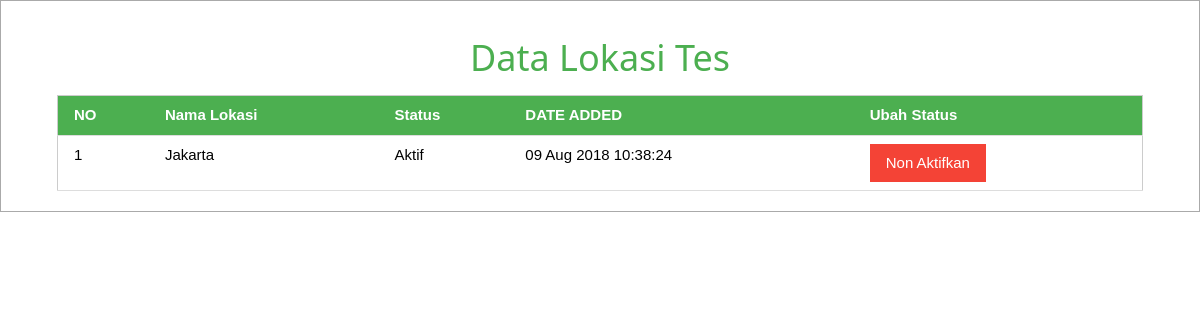
Screenshot of /index.php/lokasi with the database file from the repository.
### tables this page shows
CREATE TABLE `lokasi_tes` (
  `ID` int(11) NOT NULL,
  `NAMA_LOKASI` text NOT NULL,
  `STATUS_LOKASI` varchar(1) NOT NULL DEFAULT '1',
  `CREATE_DATE` datetime NOT NULL DEFAULT CURRENT_TIMESTAMP
);

### application/controllers/Lokasi.php (called while the page is built, shortened)
<?php
class Lokasi extends CI_Controller {
	private $data;
	public function __construct(){
		$this->load->library('session');
		$this->load->helper('url');
		$this->load->database();
		$this->load->model('lokasi_model');
	}
	public function index(){
		$this->data['result'] = $this->lokasi_model->get_lokasi();
		$this->load->view('section_header');
		$this->load->view('lokasi_view', $this->data);
		$this->load->view('section_footer');
	}
}

### index.php (called while the page is built, shortened)
<?php
require_once BASEPATH.'core/CodeIgniter.php';

### application/models/Lokasi_model.php (called while the page is built, shortened)
<?php
class Lokasi_model extends CI_Model {
	private $_table1 = "LOKASI_TES";
	public function get_lokasi($filters=null){
		$sql = "SELECT * FROM " . $this->_table1;
		$sql .= " WHERE 1=1";
		$sql .= " ORDER BY NAMA_LOKASI ASC";
		$query = $this->db->query($sql);
		$result = $query->result();
		return $result;
	}
}

### application/views/lokasi_view.php (the view)
<div class="w3-container">
<h1 class="w3-center w3-text-green">Data Lokasi Tes</h1>
<table class="w3-table w3-bordered w3-striped w3-border test">
<tbody>
<tr class="w3-green">
  <th>NO</th>
  <th>Nama Lokasi</th>
  <th>Status</th>
  <th>DATE ADDED</th>
  <th>Ubah Status</th>
</tr>
</tbody><tbody>
<?php $i = 1; foreach ($result as $item):?>
<tr>
  <td><?php echo $i++;?></td>
  <td><?php echo $item->NAMA_LOKASI;?></td>
  <td>
  <?php
	if( $item->STATUS_LOKASI == '1'){
		echo 'Aktif';
	}else{
		echo 'Tidak Aktif';
	}
  ?>
  </td>
  <td><?php $time = strtotime($item->CREATE_DATE);
		echo date('d M Y H:i:s',$time); ?></td>
  <td>
  <?php
	if( $item->STATUS_LOKASI == '1'){
		echo '<a class="w3-button w3-red" href="'.base_url().'/lokasi/update_status/'.$item->ID.'">Non Aktifkan</a>';
	}else{
		echo '<a class="w3-button w3-red" href="'.base_url().'/lokasi/update_status/'.$item->ID.'">Aktifkan</a>';
	}
  ?>
  </td>
<?php endforeach;?>
</tr>
</tbody>
</table>
</div>

### assets/css/w3.css (style rules this page uses)
*,*:before,*:after { box-sizing:inherit }
html { -ms-text-size-adjust:100%;-webkit-text-size-adjust:100% }
body { margin:0 }
a { background-color:transparent;-webkit-text-decoration-skip:objects }
html,body { font-family:Verdana,sans-serif;font-size:15px;line-height:1.5 }
html { overflow-x:hidden }
h1 { font-size:36px }
h1,h2,h3,h4,h5,h6 { font-family:"Segoe UI",Arial,sans-serif;font-weight:400;margin:10px 0 }
a { color:inherit }
.w3-table,.w3-table-all { border-collapse:collapse;border-spacing:0;width:100%;display:table }
.w3-bordered tr,.w3-table-all tr { border-bottom:1px solid #ddd }
.w3-table td,.w3-table th,.w3-table-all td,.w3-table-all th { padding:8px 8px;display:table-cell;text-align:left;vertical-align:top }
.w3-table th:first-child,.w3-table td:first-child,.w3-table-all th:first-child,.w3-table-all td:first-child { padding-left:16px }
.w3-btn,.w3-button { border:none;display:inline-block;padding:8px 16px;vertical-align:middle;overflow:hidden;text-decoration:none;color:inherit;background-color:inherit;text-align:center;cursor:pointer;white-space:nowrap }
.w3-btn,.w3-button { -webkit-touch-callout:none;-webkit-user-select:none;-khtml-user-select:none;-moz-user-select:none;-ms-user-select:none;user-select:none }
.w3-container:after,.w3-container:before,.w3-panel:after,.w3-panel:before,.w3-row:after,.w3-row:before,.w3-row-padding:after,.w3-row-padding:before, .w3-cell-row:before,.w3-cell-row:after,.w3-clear:after,.w3-clear:before,.w3-bar:before,.w3-bar:after { content:"";display:table;clear:both }
.w3-container,.w3-panel { padding:0.01em 16px }
.w3-center { text-align:center!important }
.w3-border { border:1px solid #ccc!important }
.w3-green,.w3-hover-green:hover { color:#fff!important;background-color:#4CAF50!important }
.w3-red,.w3-hover-red:hover { color:#fff!important;background-color:#f44336!important }
.w3-text-green,.w3-hover-text-green:hover { color:#4CAF50!important }

### rows the page displays
lokasi_tes: NAMA_LOKASI "Jakarta", STATUS_LOKASI "Aktif", CREATE_DATE "09 Aug 2018 10:38:24"
